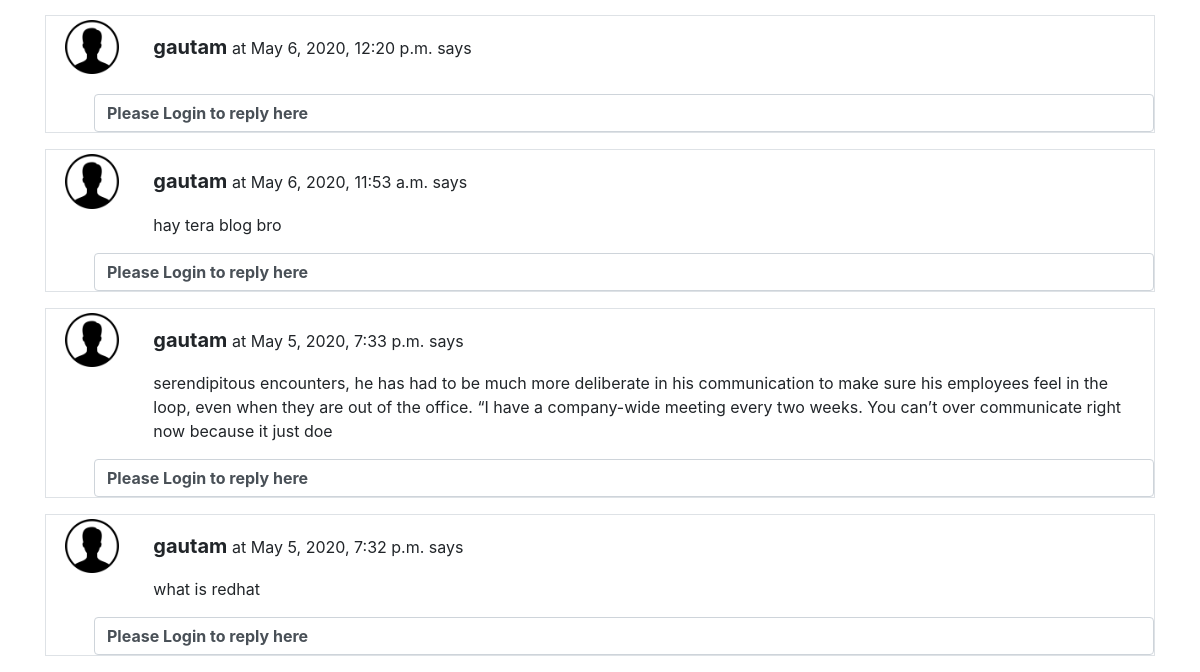
/blogpost/6 (lower part), run on an earlier commit of the app's database.
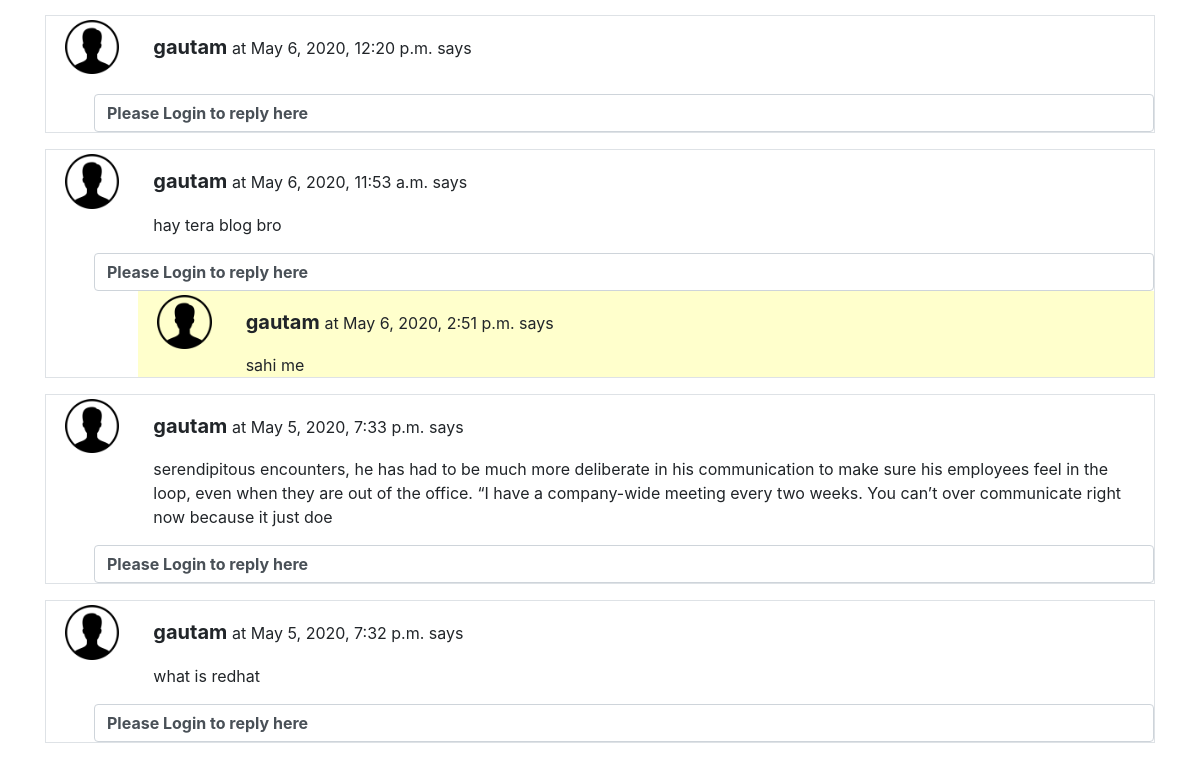
And on a later commit of the database.
### blog/models.py (models this page shows, shortened)
class BlogCommet(models.Model):
    comment_id = models.AutoField(primary_key=True)
    comment = models.TextField(max_length=250,default="")
    user = models.ForeignKey(User,on_delete=models.CASCADE)
    post = models.ForeignKey(Blogpost, on_delete=models.CASCADE)
    parent = models.ForeignKey('self', on_delete=models.CASCADE,null=True)
    time = models.DateTimeField(default=now)

### blog/views.py (the view)
# urls.py: path('blogpost/<int:id>',views.blogpost,name='blogpost'),
def blogpost(request,id):
    post = Blogpost.objects.filter(post_id = id)[0]
    post.view= post.view+1
    post.save()
    comment = BlogCommet.objects.filter(post=post,parent=None)
    replies = BlogCommet.objects.filter(post=post).exclude(parent=None)
    replyDict = {}
    for reply in replies:
        if reply.parent.comment_id not in replyDict.keys():
            replyDict[reply.parent.comment_id]=[reply]
        else:
            replyDict[reply.parent.comment_id].append(reply)
    return render(request, 'blog/blogpost.html',{'post':post,'comment':comment, 'user':request.user , 'replyDict':replyDict})

### blog/templatetags/get_dict.py (called while the page is built)
@register.filter(name='get_val')
def get_val(dict,key):
    return dict.get(key)

### templates/blog/blogpost.html (shortened to what this page needs)
{% extends 'base.html' %}
{% block css %}
{%load get_dict %}
{% endblock css%}
{% block body %}
{%load static %}
<div class="container">
    {% for com in comment reversed%}
    <div class="row my-3 border m-0">
        <div class="col-md-1">
            {%load static%}
            <img src="{% static "blog/user.png"%}" class="img-circle w-100 p-1">
        </div>
        <div class="col-md-11">
            <p class="mt-3 ml-0"> <b style="font-size:20px;">{{com.user.username}} </b>at {{com.time}} says</p>
        </div>
        <div class="col-md-1"></div>
        <div class="col-md-11 mb-3"> {{com.comment}}</div>
        {% if user.is_authenticated %}
        <div class="col-md-1"></div>
        <div class="col-md-11 mb-3">
            <button class="btn-sm btn-primary" style="background-color:black;" type="button" data-toggle="collapse" data-target="#reply{{com.comment_id}}"
                aria-expanded="false" aria-controls="reply{{com.comment_id}}">
                reply
            </button>
            </p>
            <div class="collapse" id="reply{{com.comment_id}}">
                <div class="card card-body">
                    <form action="/postComment/" method="post">
                        {% csrf_token %}
                        <div>
                            <input type="text" class="form-control" name="comment" placeholder="Enter your reply">
                            <input type="hidden" class="form-control" name="reply_id" value="{{com.comment_id}}">
                        </div>
                        <input type="hidden" class="form-control" name="post_id" value="{{post.post_id}}">
                        <input type="submit" style="background-color:black;" class="btn btn-primary mt-2"
                            value="submit">
                    </form>
                </div>
            </div>
        </div>
        {% else %}
        <div class="form-control ml-5"><b>Please Login to reply here</b></div>
        {%endif%}
        {% for reply in replyDict|get_val:com.comment_id%}
        <div class="col-md-1" ></div>
        <div class="col-md-1" style="background-color:#ffffcc;"><img src="{% static "blog/user.png"%}" class="img-circle w-100 p-1"></div>
        <div class="col-md-10" style="background-color:#ffffcc;">
            <p class="mt-3 ml-0"> <b style="font-size:20px;">{{reply.user.username}} </b>at {{reply.time}} says</p>
        </div>
        <div class="col-md-1"></div>
        <div class="col-md-1" style="background-color:#ffffcc;"></div>
        <div class="col-md-10" style="background-color:#ffffcc;">
        {{reply.comment}}
        </div>
        {% endfor %}
    </div>
    {% endfor %}
</div>
{% endblock body %}

What changed in the data, as far as the page shows it:
added BlogCommet: user.username "gautam", time "May 6, 2020, 2:51 p.m.", comment "sahi me"
